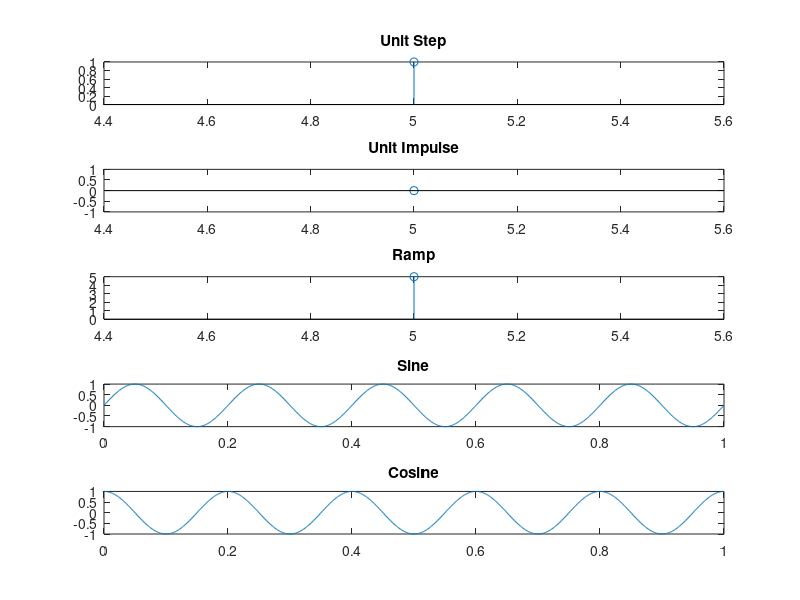

Here is the MATLAB script that generated this plot:
% Problem 1: Basic Signal Generation
% Objective: Generate and plot five basic signals:
%   Unit Step, Unit Impulse, Ramp, Sine Wave, and Cosine Wave

clc; clear; close all;

a = input('Enter starting n: ');
b = input('Enter ending n: ');
f = input('Enter frequency (Hz): ');

n = a:b;
u = double(n>=0);
imp = double(n==0);
r = n.*(n>=0);

t = 0:0.001:1;
s = sin(2*pi*f*t);
c = cos(2*pi*f*t);

subplot(5,1,1); stem(n,u); title('Unit Step');
subplot(5,1,2); stem(n,imp); title('Unit Impulse');
subplot(5,1,3); stem(n,r); title('Ramp');
subplot(5,1,4); plot(t,s); title('Sine');
subplot(5,1,5); plot(t,c); title('Cosine');
